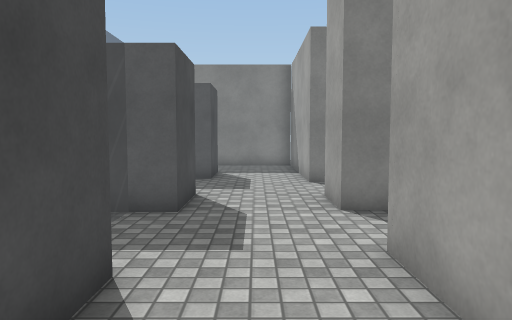
view 1 (above)

20 first-person views from a walk through a 3-D level made in the Unity game engine. The camera is 1.4 m above the floor, tilts 4° down and sees 70° across. The floor is counted in squares, 1 m on a side. Each view is taken from the middle of a square. On the plan, view 1 faces up. The plan holds only what a view shows up to about 16 squares ahead; the rest is blank. The player is left out. Surface patterns are stand-ins for the level's own textures.

view 2
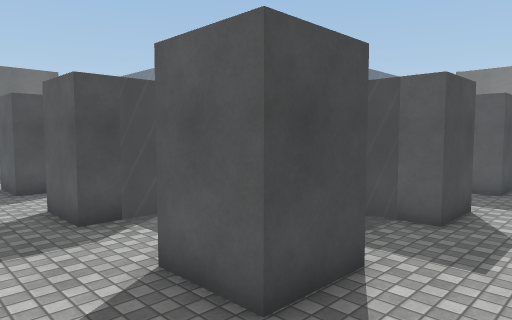

view 3
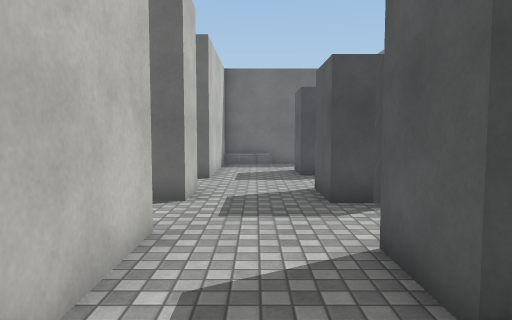

view 4
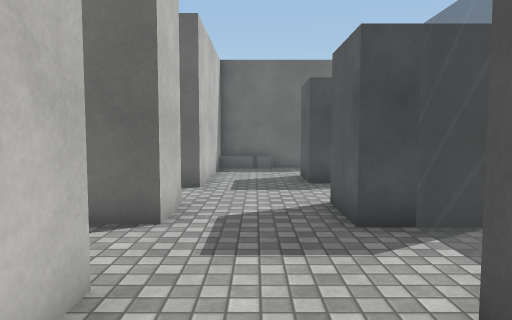

view 5
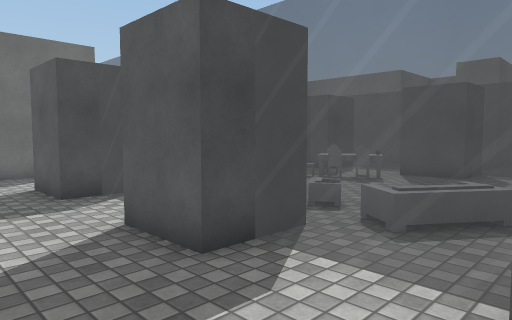

view 6
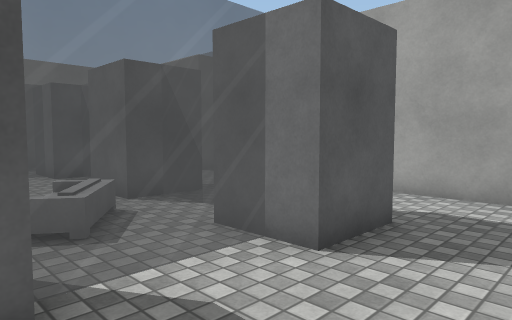

view 7
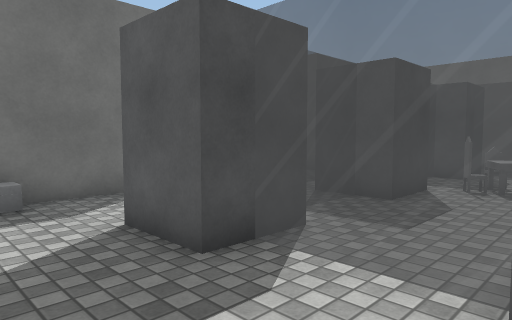

view 8
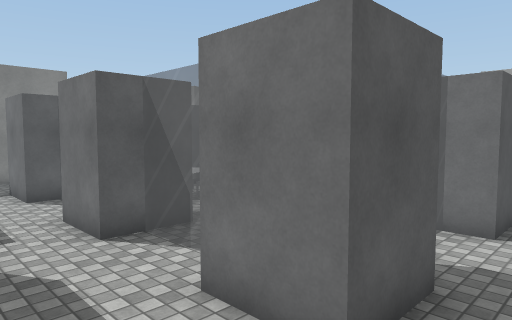

view 9
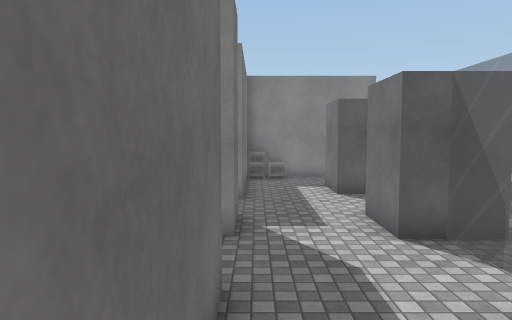

view 10
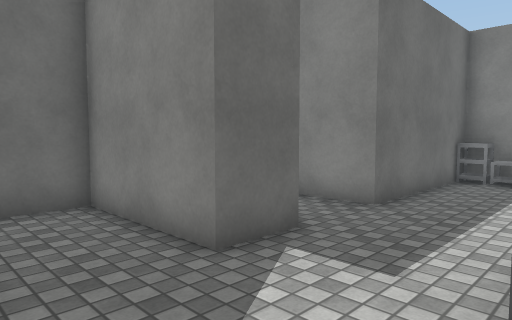

view 11
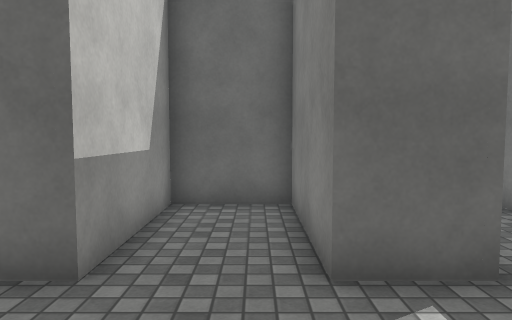

view 12
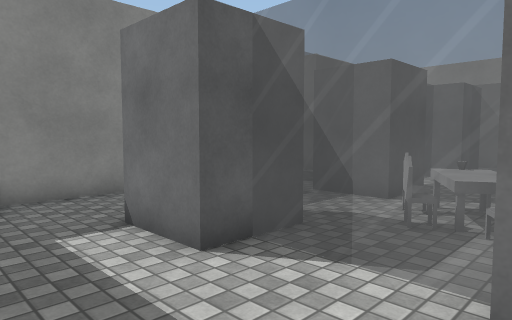

view 13
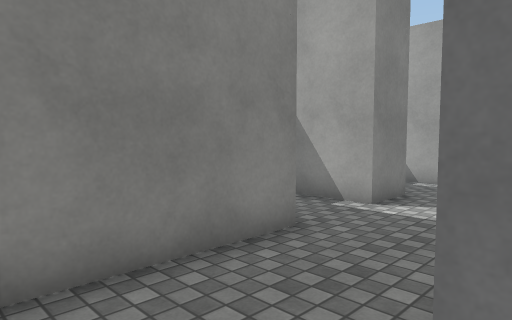

view 14
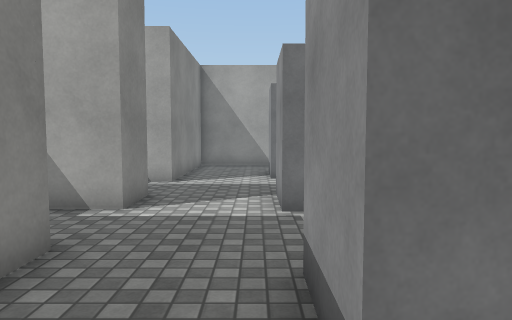

view 15
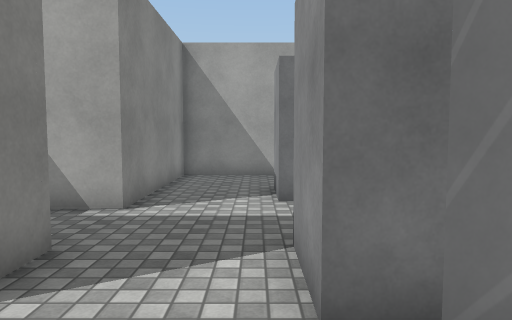

view 16
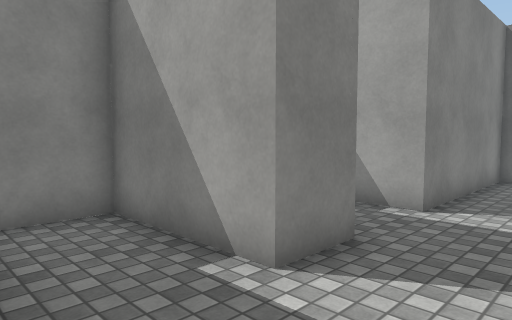

view 17
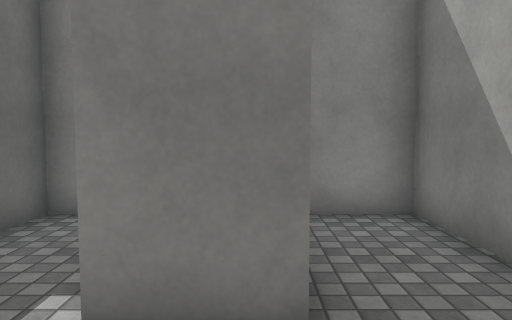

view 18
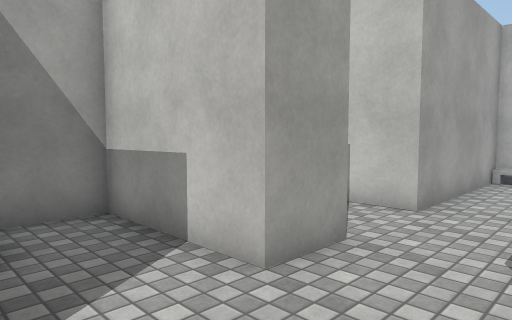

view 19
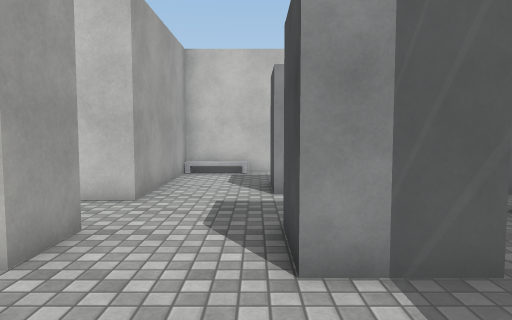

view 20
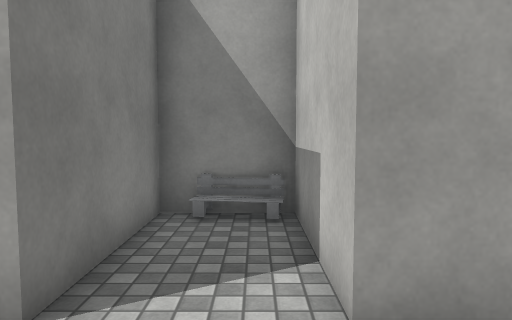

### Floor plan
Key: @ floor where view 1 was taken; # wall or solid block; . main floor; : floor 0.5 m higher than the main floor; / step, stairs or slope; = window, fence, low wall or low ledge; C chair; T table; S sofa; R rack; O other object.
Columns run from 20 left of view 1 to 6 right of it. Each row starts with its distance up from view 1.
 20          ########
 19          #..# ..#
 18          #..##..#
 17     ######..##..#######
 16     RT................#
 15    #..................#
 14    #..................#
 13    #...##===##=  ##...#
 12    #...##===##===##...#
 11 ####....=..C.....==...#
 10  .......=.CTT....==.......#
  9   ......=CTC.. ..==.......#
  8    #...###.... ..##...#####
  7 ####...###.... ..##...#####
  6 #.......=..... SS==......O#
  5 #.......=... OSSS==......O#
  4 ####....=...  SS.==...#####
  3    #...##===##===##...#
  2    #...##...##...##...#
  1    #..................#
  0    #/...............@.#
 -1    #:...............//#
 -2    #######..##..#######
 -3              #

Where each view was taken, in squares from view 1:
view 1: 0 up, 0 right, facing up
view 2: 1 down, 1 right, facing up-left
view 3: 0 up, 1 right, facing left
view 4: 0 up, 1 left, facing left
view 5: 1 down, 3 left, facing up-left
view 6: 1 down, 7 left, facing up-right
view 7: 1 down, 8 left, facing up-left
view 8: 0 up, 16 left, facing up-right
view 9: 0 up, 16 left, facing up
view 10: 4 up, 13 left, facing up-left
view 11: 6 up, 13 left, facing left
view 12: 8 up, 16 left, facing up-right
view 13: 13 up, 15 left, facing up-right
view 14: 14 up, 15 left, facing right
view 15: 14 up, 11 left, facing right
view 16: 14 up, 11 left, facing up-right
view 17: 14 up, 7 left, facing up
view 18: 11 up, 1 left, facing down-right
view 19: 12 up, 1 left, facing down
view 20: 5 up, 1 left, facing right
